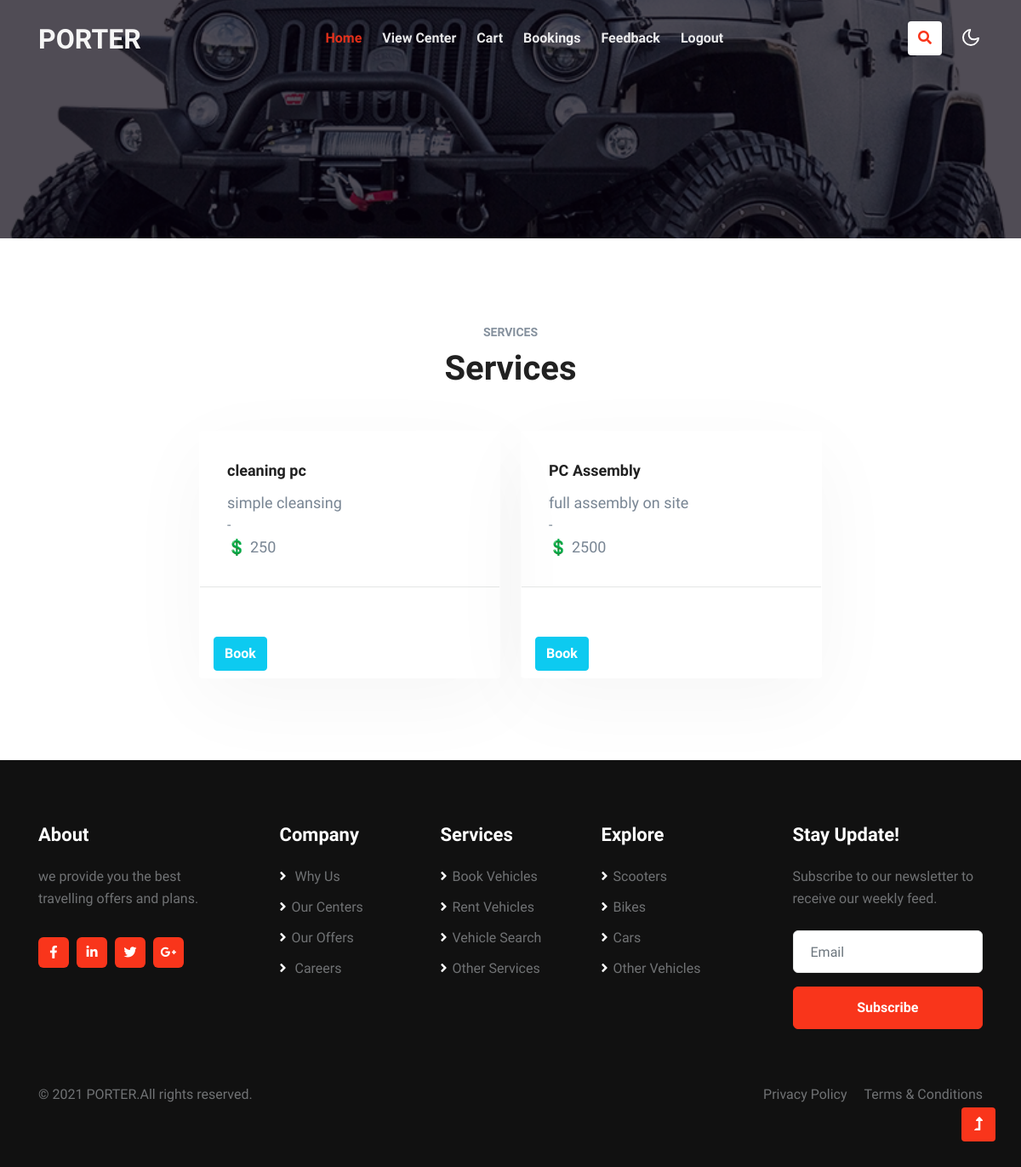
/USER/viewmoreservices.php?sid=5, run on the app's committed database.
### tables this page shows
CREATE TABLE IF NOT EXISTS `tb_service` (
  `servicebookid` int(122) NOT NULL AUTO_INCREMENT,
  `center_id` varchar(100) DEFAULT NULL,
  `servicename` varchar(100) DEFAULT NULL,
  `description` varchar(200) DEFAULT NULL,
  `fee` varchar(100) DEFAULT NULL,
  PRIMARY KEY (`servicebookid`)
);

### USER/viewmoreservices.php (the view, shortened to what this page needs)
<?php
include '../CONNECTION/DbConnection.php';
include 'userHeader.php';
$centerid = $_GET['sid'];
?>
<section class="w3l-blog">
    <div class="blog py-5" id="Newsblog">
        <div class="container py-lg-5 py-md-4 py-2">
            <div class="title-content text-center mb-lg-3 mb-4">
                <h6 class="title-subw3hny mb-1">Services</h6>
                <h3 class="title-w3l mb-5">Services <br></h3>
            </div>
            <div class="row justify-content-center">
                <?php
                $res = mysqli_query($conn, "SELECT * FROM `tb_service` WHERE center_id='$centerid'");
                while ($rs = mysqli_fetch_array($res)) {
                ?>
                    <div class="col-lg-4 col-md-6 item">
                        <div class="card">
                            <div class="card-body blog-details">
                                <a href="#blog" class="blog-desc"><?php echo $rs['servicename'] ?></a>
                                <p> <?php echo $rs['description'] ?></p>
                                <p> <?php echo $rs['from'] ?></p>-<p> <?php echo $rs['to'] ?></p>
                                <p>💲 <?php echo $rs['fee'] ?></p>
                            </div>
                            <div class="card-footer">
                                <div class="author align-items-center">
                                    <a href="#author" class="post-author">
                                    </a>
                                    <ul class="blog-meta">
                                        <li>
                                            <span class="meta-value"></span><a href="Action.php?sid=<?php echo $rs['servicebookid'] ?>&centerid=<?php echo $centerid ?>&fee=<?php echo $rs['fee'] ?>" class="btn btn-info" style="color: white;"> Book</a>
                                        </li>
                                    </ul>
                                </div>
                            </div>
                        </div>
                    </div>
                <?php
                }
                ?>
            </div>
        </div>
    </div>
</section>
<?php
include '../COMMON/commonfooter.php';
?>

### data on the page
tb_service: servicename "cleaning pc", description "simple cleansing", fee "250"
tb_service: servicename "PC Assembly", description "full assembly on site", fee "2500"
